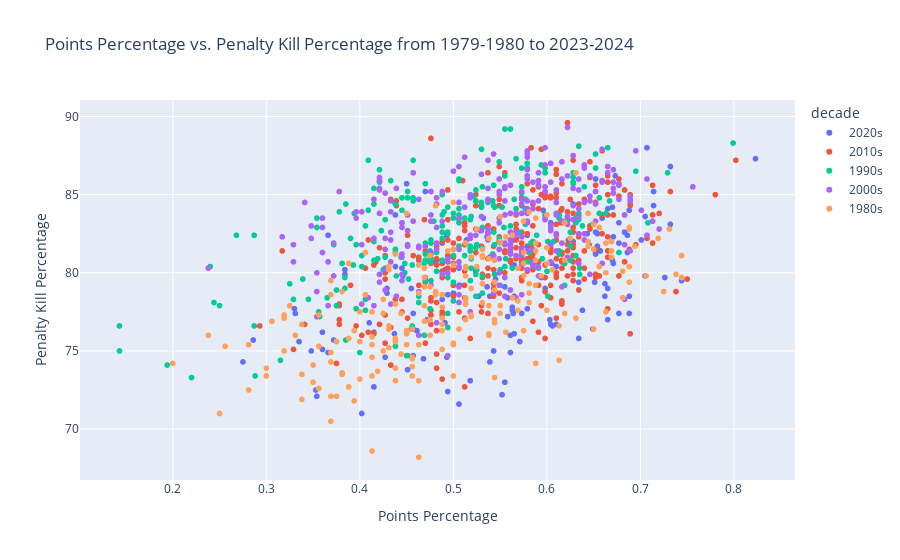

This figure's notebook cell:
### Code cell
compare_two_metrics(nhl_df, "Points Percentage", "Penalty Kill Percentage")

### Figure 1 — Plotly figure (JSON) as saved in the notebook; plotly's stock layout.template omitted (floating-point values rounded to 4 significant figures; data arrays with more than 128 entries replaced by an {"elided": "..."} marker saying what was removed)
{"data": [{"customdata": {"elided": "158x2 str values"}, "hovertemplate": "decade=2020s<br>Points Percentage=%{x}<br>Penalty Kill Percentage=%{y}<br>Team=%{customdata[0]}<br>Season=%{customdata[1]}<extra></extra>", "legendgroup": "2020s", "marker": {"color": "#636efa", "symbol": "circle"}, "mode": "markers", "name": "2020s", "showlegend": true, "type": "scattergl", "x": {"elided": "158 float values"}, "xaxis": "x", "y": {"elided": "158 float values"}, "yaxis": "y"}, {"customdata": {"elided": "302x2 str values"}, "hovertemplate": "decade=2010s<br>Points Percentage=%{x}<br>Penalty Kill Percentage=%{y}<br>Team=%{customdata[0]}<br>Season=%{customdata[1]}<extra></extra>", "legendgroup": "2010s", "marker": {"color": "#EF553B", "symbol": "circle"}, "mode": "markers", "name": "2010s", "showlegend": true, "type": "scattergl", "x": {"elided": "302 float values"}, "xaxis": "x", "y": {"elided": "302 float values"}, "yaxis": "y"}, {"customdata": {"elided": "245x2 str values"}, "hovertemplate": "decade=1990s<br>Points Percentage=%{x}<br>Penalty Kill Percentage=%{y}<br>Team=%{customdata[0]}<br>Season=%{customdata[1]}<extra></extra>", "legendgroup": "1990s", "marker": {"color": "#00cc96", "symbol": "circle"}, "mode": "markers", "name": "1990s", "showlegend": true, "type": "scattergl", "x": {"elided": "245 float values"}, "xaxis": "x", "y": {"elided": "245 float values"}, "yaxis": "y"}, {"customdata": {"elided": "268x2 str values"}, "hovertemplate": "decade=2000s<br>Points Percentage=%{x}<br>Penalty Kill Percentage=%{y}<br>Team=%{customdata[0]}<br>Season=%{customdata[1]}<extra></extra>", "legendgroup": "2000s", "marker": {"color": "#ab63fa", "symbol": "circle"}, "mode": "markers", "name": "2000s", "showlegend": true, "type": "scattergl", "x": {"elided": "268 float values"}, "xaxis": "x", "y": {"elided": "268 float values"}, "yaxis": "y"}, {"customdata": {"elided": "210x2 str values"}, "hovertemplate": "decade=1980s<br>Points Percentage=%{x}<br>Penalty Kill Percentage=%{y}<br>Team=%{customdata[0]}<br>Season=%{customdata[1]}<extra></extra>", "legendgroup": "1980s", "marker": {"color": "#FFA15A", "symbol": "circle"}, "mode": "markers", "name": "1980s", "showlegend": true, "type": "scattergl", "x": {"elided": "210 float values"}, "xaxis": "x", "y": {"elided": "210 float values"}, "yaxis": "y"}], "layout": {"autosize": true, "legend": {"title": {"text": "decade"}, "tracegroupgap": 0}, "title": {"text": "Points Percentage vs. Penalty Kill Percentage from 1979-1980 to 2023-2024"}, "xaxis": {"anchor": "y", "autorange": true, "domain": [0, 1], "range": [0.1016, 0.8644], "title": {"text": "Points Percentage"}, "type": "linear"}, "yaxis": {"anchor": "x", "autorange": true, "domain": [0, 1], "range": [66.43, 91.37], "title": {"text": "Penalty Kill Percentage"}, "type": "linear"}}}
